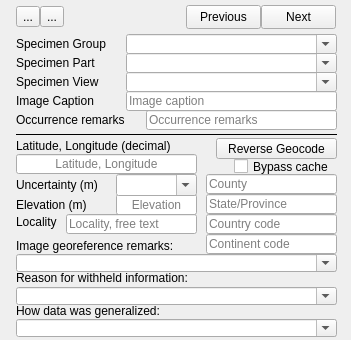
       <widget class="QFrame" name="frame_4">
        <property name="sizePolicy">
         <sizepolicy hsizetype="MinimumExpanding" vsizetype="Maximum">
          <horstretch>0</horstretch>
          <verstretch>0</verstretch>
         </sizepolicy>
        </property>
        <property name="minimumSize">
         <size>
          <width>351</width>
          <height>340</height>
         </size>
        </property>
        <property name="maximumSize">
         <size>
          <width>16777215</width>
          <height>340</height>
         </size>
        </property>
        <property name="frameShape">
         <enum>QFrame::NoFrame</enum>
        </property>
        <property name="frameShadow">
         <enum>QFrame::Raised</enum>
        </property>
        <layout class="QGridLayout" name="gridLayout_6">
         <property name="leftMargin">
          <number>0</number>
         </property>
         <property name="topMargin">
          <number>0</number>
         </property>
         <property name="rightMargin">
          <number>0</number>
         </property>
         <property name="bottomMargin">
          <number>0</number>
         </property>
         <property name="spacing">
          <number>0</number>
         </property>
         <item row="0" column="0">
          <layout class="QHBoxLayout" name="horizontalLayout_3">
           <property name="spacing">
            <number>0</number>
           </property>
           <item>
            <spacer name="horizontalSpacer_2">
             <property name="orientation">
              <enum>Qt::Horizontal</enum>
             </property>
             <property name="sizeType">
              <enum>QSizePolicy::MinimumExpanding</enum>
             </property>
             <property name="sizeHint" stdset="0">
              <size>
               <width>5</width>
               <height>20</height>
              </size>
             </property>
            </spacer>
           </item>
           <item>
            <layout class="QVBoxLayout" name="verticalLayout_2">
             <property name="spacing">
              <number>0</number>
             </property>
             <item>
              <widget class="QFrame" name="frame_7">
               <property name="sizePolicy">
                <sizepolicy hsizetype="Fixed" vsizetype="Fixed">
                 <horstretch>0</horstretch>
                 <verstretch>0</verstretch>
                </sizepolicy>
               </property>
               <property name="minimumSize">
                <size>
                 <width>330</width>
                 <height>24</height>
                </size>
               </property>
               <property name="maximumSize">
                <size>
                 <width>330</width>
                 <height>24</height>
                </size>
               </property>
               <property name="frameShape">
                <enum>QFrame::NoFrame</enum>
               </property>
               <property name="frameShadow">
                <enum>QFrame::Raised</enum>
               </property>
               <layout class="QHBoxLayout" name="horizontalLayout_2">
                <property name="spacing">
                 <number>0</number>
                </property>
                <property name="leftMargin">
                 <number>0</number>
                </property>
                <property name="topMargin">
                 <number>0</number>
                </property>
                <property name="rightMargin">
                 <number>0</number>
                </property>
                <property name="bottomMargin">
                 <number>0</number>
                </property>
                <item>
                 <layout class="QHBoxLayout" name="horizontalLayout">
                  <property name="spacing">
                   <number>0</number>
                  </property>
                  <item>
                   <spacer name="horizontalSpacer_4">
                    <property name="orientation">
                     <enum>Qt::Horizontal</enum>
                    </property>
                    <property name="sizeType">
                     <enum>QSizePolicy::Fixed</enum>
                    </property>
                    <property name="sizeHint" stdset="0">
                     <size>
                      <width>10</width>
                      <height>20</height>
                     </size>
                    </property>
                   </spacer>
                  </item>
                  <item>
                   <widget class="QToolButton" name="zoomOut">
                    <property name="minimumSize">
                     <size>
                      <width>0</width>
                      <height>19</height>
                     </size>
                    </property>
                    <property name="text">
                     <string>...</string>
                    </property>
                   </widget>
                  </item>
                  <item>
                   <widget class="QToolButton" name="zoomIn">
                    <property name="minimumSize">
                     <size>
                      <width>0</width>
                      <height>19</height>
                     </size>
                    </property>
                    <property name="text">
                     <string>...</string>
                    </property>
                   </widget>
                  </item>
                  <item>
                   <spacer name="horizontalSpacer_7">
                    <property name="orientation">
                     <enum>Qt::Horizontal</enum>
                    </property>
                    <property name="sizeType">
                     <enum>QSizePolicy::MinimumExpanding</enum>
                    </property>
                    <property name="sizeHint" stdset="0">
                     <size>
                      <width>26</width>
                      <height>20</height>
                     </size>
                    </property>
                   </spacer>
                  </item>
                  <item>
                   <widget class="QLabel" name="nSelectedLabel">
                    <property name="minimumSize">
                     <size>
                      <width>80</width>
                      <height>0</height>
                     </size>
                    </property>
                    <property name="font">
                     <font>
                      <pointsize>10</pointsize>
                     </font>
                    </property>
                    <property name="text">
                     <string/>
                    </property>
                   </widget>
                  </item>
                  <item>
                   <spacer name="horizontalSpacer_3">
                    <property name="orientation">
                     <enum>Qt::Horizontal</enum>
                    </property>
                    <property name="sizeType">
                     <enum>QSizePolicy::Expanding</enum>
                    </property>
                    <property name="sizeHint" stdset="0">
                     <size>
                      <width>100</width>
                      <height>20</height>
                     </size>
                    </property>
                   </spacer>
                  </item>
                  <item>
                   <widget class="QPushButton" name="previousButton">
                    <property name="sizePolicy">
                     <sizepolicy hsizetype="Fixed" vsizetype="Fixed">
                      <horstretch>0</horstretch>
                      <verstretch>0</verstretch>
                     </sizepolicy>
                    </property>
                    <property name="minimumSize">
                     <size>
                      <width>75</width>
                      <height>24</height>
                     </size>
                    </property>
                    <property name="maximumSize">
                     <size>
                      <width>75</width>
                      <height>24</height>
                     </size>
                    </property>
                    <property name="text">
                     <string>Previous</string>
                    </property>
                   </widget>
                  </item>
                  <item>
                   <widget class="QPushButton" name="nextButton">
                    <property name="sizePolicy">
                     <sizepolicy hsizetype="Fixed" vsizetype="Fixed">
                      <horstretch>0</horstretch>
                      <verstretch>0</verstretch>
                     </sizepolicy>
                    </property>
                    <property name="minimumSize">
                     <size>
                      <width>75</width>
                      <height>24</height>
                     </size>
                    </property>
                    <property name="maximumSize">
                     <size>
                      <width>75</width>
                      <height>24</height>
                     </size>
                    </property>
                    <property name="text">
                     <string>Next</string>
                    </property>
                   </widget>
                  </item>
                 </layout>
                </item>
               </layout>
              </widget>
             </item>
             <item>
              <widget class="QFrame" name="frame_8">
               <property name="sizePolicy">
                <sizepolicy hsizetype="Fixed" vsizetype="Fixed">
                 <horstretch>0</horstretch>
                 <verstretch>0</verstretch>
                </sizepolicy>
               </property>
               <property name="minimumSize">
                <size>
                 <width>335</width>
                 <height>305</height>
                </size>
               </property>
               <property name="maximumSize">
                <size>
                 <width>311</width>
                 <height>295</height>
                </size>
               </property>
               <property name="frameShape">
                <enum>QFrame::NoFrame</enum>
               </property>
               <property name="frameShadow">
                <enum>QFrame::Raised</enum>
               </property>
               <widget class="QLineEdit" name="image_countryCode_box">
                <property name="geometry">
                 <rect>
                  <x>200</x>
                  <y>180</y>
                  <width>131</width>
                  <height>20</height>
                 </rect>
                </property>
                <property name="placeholderText">
                 <string>Country code</string>
                </property>
               </widget>
               <widget class="QLineEdit" name="imageLatAndLongBox">
                <property name="geometry">
                 <rect>
                  <x>10</x>
                  <y>120</y>
                  <width>181</width>
                  <height>20</height>
                 </rect>
                </property>
                <property name="alignment">
                 <set>Qt::AlignCenter</set>
                </property>
                <property name="placeholderText">
                 <string>Latitude, Longitude</string>
                </property>
               </widget>
               <widget class="QLineEdit" name="image_continent_box">
                <property name="geometry">
                 <rect>
                  <x>200</x>
                  <y>200</y>
                  <width>131</width>
                  <height>20</height>
                 </rect>
                </property>
                <property name="placeholderText">
                 <string>Continent code</string>
                </property>
               </widget>
               <widget class="QLineEdit" name="locality">
                <property name="geometry">
                 <rect>
                  <x>60</x>
                  <y>180</y>
                  <width>131</width>
                  <height>20</height>
                 </rect>
                </property>
                <property name="toolTip">
                 <string/>
                </property>
                <property name="alignment">
                 <set>Qt::AlignLeading|Qt::AlignLeft|Qt::AlignVCenter</set>
                </property>
                <property name="placeholderText">
                 <string>Locality, free text</string>
                </property>
               </widget>
               <widget class="QLineEdit" name="elevation">
                <property name="geometry">
                 <rect>
                  <x>110</x>
                  <y>160</y>
                  <width>81</width>
                  <height>21</height>
                 </rect>
                </property>
                <property name="text">
                 <string/>
                </property>
                <property name="alignment">
                 <set>Qt::AlignCenter</set>
                </property>
                <property name="placeholderText">
                 <string>Elevation</string>
                </property>
               </widget>
               <widget class="QLineEdit" name="image_county_box">
                <property name="geometry">
                 <rect>
                  <x>200</x>
                  <y>140</y>
                  <width>131</width>
                  <height>20</height>
                 </rect>
                </property>
                <property name="placeholderText">
                 <string>County</string>
                </property>
               </widget>
               <widget class="QPushButton" name="reverseGeocodeButton">
                <property name="geometry">
                 <rect>
                  <x>210</x>
                  <y>104</y>
                  <width>121</width>
                  <height>21</height>
                 </rect>
                </property>
                <property name="sizePolicy">
                 <sizepolicy hsizetype="Minimum" vsizetype="Fixed">
                  <horstretch>0</horstretch>
                  <verstretch>0</verstretch>
                 </sizepolicy>
                </property>
                <property name="autoFillBackground">
                 <bool>false</bool>
                </property>
                <property name="text">
                 <string>Reverse Geocode</string>
                </property>
               </widget>
               <widget class="QLineEdit" name="image_stateProvince_box">
                <property name="geometry">
                 <rect>
                  <x>200</x>
                  <y>160</y>
                  <width>131</width>
                  <height>20</height>
                 </rect>
                </property>
                <property name="placeholderText">
                 <string>State/Province</string>
                </property>
               </widget>
               <widget class="QLabel" name="specimenPartLabel">
                <property name="geometry">
                 <rect>
                  <x>10</x>
                  <y>19</y>
                  <width>88</width>
                  <height>20</height>
                 </rect>
                </property>
                <property name="maximumSize">
                 <size>
                  <width>16777215</width>
                  <height>20</height>
                 </size>
                </property>
                <property name="text">
                 <string>Specimen Part</string>
                </property>
                <property name="alignment">
                 <set>Qt::AlignLeading|Qt::AlignLeft|Qt::AlignVCenter</set>
                </property>
               </widget>
               <widget class="QLabel" name="specimenViewLabel">
                <property name="geometry">
                 <rect>
                  <x>10</x>
                  <y>38</y>
                  <width>92</width>
                  <height>20</height>
                 </rect>
                </property>
                <property name="maximumSize">
                 <size>
                  <width>16777215</width>
                  <height>20</height>
                 </size>
                </property>
                <property name="text">
                 <string>Specimen View</string>
                </property>
                <property name="alignment">
                 <set>Qt::AlignLeading|Qt::AlignLeft|Qt::AlignVCenter</set>
                </property>
               </widget>
               <widget class="QLabel" name="imageCaptionLabel">
                <property name="geometry">
                 <rect>
                  <x>10</x>
                  <y>57</y>
                  <width>88</width>
                  <height>20</height>
                 </rect>
                </property>
                <property name="maximumSize">
                 <size>
                  <width>16777215</width>
                  <height>20</height>
                 </size>
                </property>
                <property name="text">
                 <string>Image Caption</string>
                </property>
                <property name="alignment">
                 <set>Qt::AlignLeading|Qt::AlignLeft|Qt::AlignVCenter</set>
                </property>
               </widget>
               <widget class="QLineEdit" name="imageCaption">
                <property name="geometry">
                 <rect>
                  <x>120</x>
                  <y>57</y>
                  <width>211</width>
                  <height>20</height>
                 </rect>
                </property>
                <property name="placeholderText">
                 <string>Image caption</string>
                </property>
               </widget>
               <widget class="Line" name="line_3">
                <property name="geometry">
                 <rect>
                  <x>10</x>
                  <y>92</y>
                  <width>321</width>
                  <height>16</height>
                 </rect>
                </property>
                <property name="frameShadow">
                 <enum>QFrame::Plain</enum>
                </property>
                <property name="orientation">
                 <enum>Qt::Horizontal</enum>
                </property>
               </widget>
               <widget class="QLabel" name="specimenGroupLabel">
                <property name="geometry">
                 <rect>
                  <x>10</x>
                  <y>0</y>
                  <width>100</width>
                  <height>20</height>
                 </rect>
                </property>
                <property name="maximumSize">
                 <size>
                  <width>16777215</width>
                  <height>20</height>
                 </size>
                </property>
                <property name="text">
                 <string>Specimen Group</string>
                </property>
               </widget>
               <widget class="QComboBox" name="groupOfSpecimenBox">
                <property name="geometry">
                 <rect>
                  <x>120</x>
                  <y>0</y>
                  <width>211</width>
                  <height>20</height>
                 </rect>
                </property>
                <property name="editable">
                 <bool>true</bool>
                </property>
               </widget>
               <widget class="QComboBox" name="partOfSpecimenBox">
                <property name="geometry">
                 <rect>
                  <x>120</x>
                  <y>19</y>
                  <width>211</width>
                  <height>20</height>
                 </rect>
                </property>
                <property name="editable">
                 <bool>true</bool>
                </property>
               </widget>
               <widget class="QComboBox" name="viewOfSpecimenBox">
                <property name="geometry">
                 <rect>
                  <x>120</x>
                  <y>38</y>
                  <width>211</width>
                  <height>20</height>
                 </rect>
                </property>
                <property name="editable">
                 <bool>true</bool>
                </property>
               </widget>
               <widget class="QLabel" name="coordinateUncertaintyInMetersLabel">
                <property name="geometry">
                 <rect>
                  <x>10</x>
                  <y>140</y>
                  <width>100</width>
                  <height>21</height>
                 </rect>
                </property>
                <property name="text">
                 <string>Uncertainty (m)</string>
                </property>
               </widget>
               <widget class="QLabel" name="latLonLabel">
                <property name="geometry">
                 <rect>
                  <x>10</x>
                  <y>104</y>
                  <width>185</width>
                  <height>16</height>
                 </rect>
                </property>
                <property name="text">
                 <string>Latitude, Longitude (decimal)</string>
                </property>
               </widget>
               <widget class="QLabel" name="elevationLabel">
                <property name="geometry">
                 <rect>
                  <x>10</x>
                  <y>160</y>
                  <width>100</width>
                  <height>21</height>
                 </rect>
                </property>
                <property name="text">
                 <string>Elevation (m)</string>
                </property>
               </widget>
               <widget class="QComboBox" name="coordinateUncertaintyInMetersBox">
                <property name="geometry">
                 <rect>
                  <x>110</x>
                  <y>140</y>
                  <width>81</width>
                  <height>22</height>
                 </rect>
                </property>
                <property name="editable">
                 <bool>true</bool>
                </property>
               </widget>
               <widget class="QLabel" name="localityLabel">
                <property name="geometry">
                 <rect>
                  <x>10</x>
                  <y>180</y>
                  <width>50</width>
                  <height>16</height>
                 </rect>
                </property>
                <property name="text">
                 <string>Locality</string>
                </property>
               </widget>
               <widget class="QComboBox" name="image_informationWithheld_box">
                <property name="geometry">
                 <rect>
                  <x>10</x>
                  <y>253</y>
                  <width>321</width>
                  <height>18</height>
                 </rect>
                </property>
                <property name="editable">
                 <bool>true</bool>
                </property>
               </widget>
               <widget class="QComboBox" name="image_dataGeneralization_box">
                <property name="geometry">
                 <rect>
                  <x>10</x>
                  <y>285</y>
                  <width>321</width>
                  <height>18</height>
                 </rect>
                </property>
                <property name="editable">
                 <bool>true</bool>
                </property>
               </widget>
               <widget class="QLabel" name="withheldInformationLabel">
                <property name="geometry">
                 <rect>
                  <x>10</x>
                  <y>236</y>
                  <width>210</width>
                  <height>16</height>
                 </rect>
                </property>
                <property name="text">
                 <string>Reason for withheld information:</string>
                </property>
               </widget>
               <widget class="QLabel" name="generalizationLabel">
                <property name="geometry">
                 <rect>
                  <x>10</x>
                  <y>269</y>
                  <width>175</width>
                  <height>16</height>
                 </rect>
                </property>
                <property name="text">
                 <string>How data was generalized:</string>
                </property>
               </widget>
               <widget class="QLabel" name="occurrenceRemarksLabel">
                <property name="geometry">
                 <rect>
                  <x>10</x>
                  <y>76</y>
                  <width>123</width>
                  <height>20</height>
                 </rect>
                </property>
                <property name="minimumSize">
                 <size>
                  <width>0</width>
                  <height>20</height>
                 </size>
                </property>
                <property name="maximumSize">
                 <size>
                  <width>16777215</width>
                  <height>20</height>
                 </size>
                </property>
                <property name="text">
                 <string>Occurrence remarks</string>
                </property>
               </widget>
               <widget class="QLineEdit" name="image_occurrenceRemarks_box">
                <property name="geometry">
                 <rect>
                  <x>140</x>
                  <y>76</y>
                  <width>191</width>
                  <height>20</height>
                 </rect>
                </property>
                <property name="minimumSize">
                 <size>
                  <width>0</width>
                  <height>20</height>
                 </size>
                </property>
                <property name="placeholderText">
                 <string>Occurrence remarks</string>
                </property>
               </widget>
               <widget class="QLabel" name="imageGeoreferenceRemarksLabel">
                <property name="geometry">
                 <rect>
                  <x>10</x>
                  <y>204</y>
                  <width>185</width>
                  <height>15</height>
                 </rect>
                </property>
                <property name="text">
                 <string>Image georeference remarks:</string>
                </property>
               </widget>
               <widget class="QComboBox" name="imageGeoreferenceRemarks">
                <property name="geometry">
                 <rect>
                  <x>10</x>
                  <y>220</y>
                  <width>321</width>
                  <height>18</height>
                 </rect>
                </property>
                <property name="editable">
                 <bool>true</bool>
                </property>
               </widget>
               <widget class="QCheckBox" name="bypassCache">
                <property name="geometry">
                 <rect>
                  <x>228</x>
                  <y>124</y>
                  <width>105</width>
                  <height>17</height>
                 </rect>
                </property>
                <property name="text">
                 <string>Bypass cache</string>
                </property>
               </widget>
              </widget>
             </item>
            </layout>
           </item>
           <item>
            <spacer name="horizontalSpacer">
             <property name="orientation">
              <enum>Qt::Horizontal</enum>
             </property>
             <property name="sizeType">
              <enum>QSizePolicy::Maximum</enum>
             </property>
             <property name="sizeHint" stdset="0">
              <size>
               <width>10</width>
               <height>20</height>
              </size>
             </property>
            </spacer>
           </item>
          </layout>
         </item>
        </layout>
       </widget>
